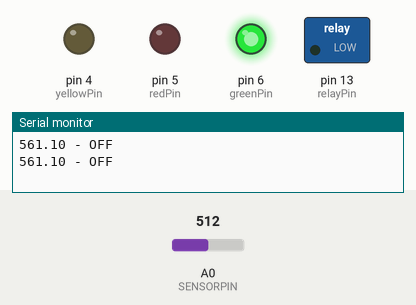
Bench run of a sketch on a simulated Arduino Uno, built with avr-gcc and run on an emulated ATmega328P. Shown: switched loads named in the sketch (green lamp = pin HIGH), output pins drawn as LEDs (lit = HIGH), the last lines printed to the serial monitor. The inputs (shaded band) are chosen by the test bench; at power-on: A0 (SENSORPIN) = 512.

Above: at 1.8 s.
1.9 s: A0 (SENSORPIN) set to 646
3.4 s: A0 (SENSORPIN) set to 671
At 4.5 s:
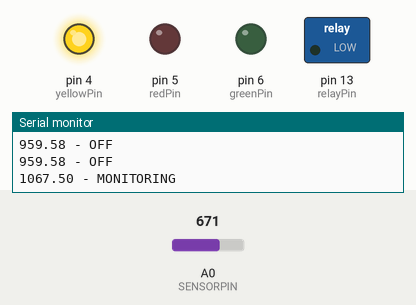
5.5 s: A0 (SENSORPIN) set to 787
7.2 s: A0 (SENSORPIN) set to 816
At 8.8 s:
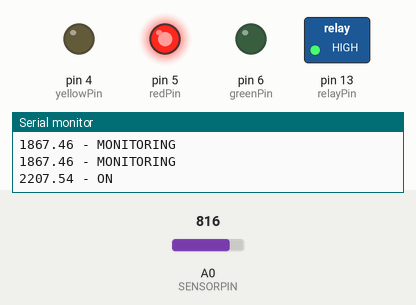
9.5 s: A0 (SENSORPIN) set to 716
At 10.4 s:
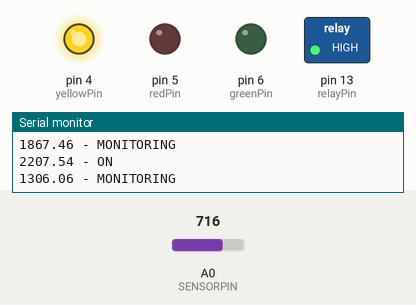
11.5 s: A0 (SENSORPIN) set to 900
At 13.1 s:
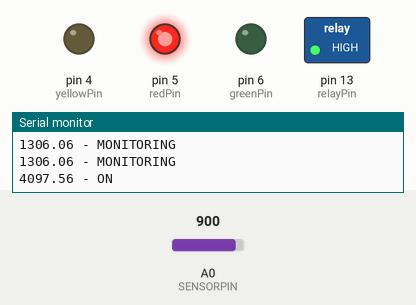
Timing chart, 0 to 14.5 s (numbered marks = the images above; inputs shaded):
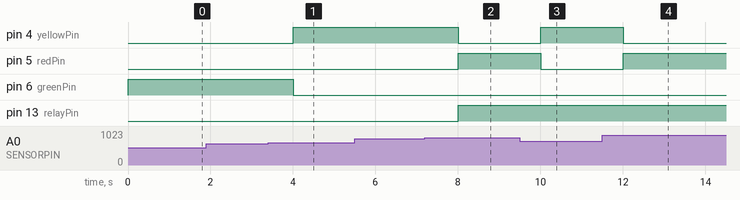

Measured:
- the behaviour switches between 655 and 656 on A0 (SENSORPIN) (found by bisection; images 0 and 1)
- the behaviour switches between 799 and 800 on A0 (SENSORPIN) (found by bisection; images 1 and 2)
- after the input at 3.4 s, pin 4 (yellowPin): LOW → HIGH after 0.60 s; pin 6 (greenPin): HIGH → LOW after 0.60 s
- after the input at 7.2 s, pin 4 (yellowPin): HIGH → LOW after 0.81 s; pin 5 (redPin), pin 13 (relayPin): LOW → HIGH after 0.81 s
- after the input at 9.5 s, pin 4 (yellowPin): LOW → HIGH after 0.51 s; pin 5 (redPin): HIGH → LOW after 0.51 s
- after the input at 11.5 s, pin 4 (yellowPin): HIGH → LOW after 0.51 s; pin 5 (redPin): LOW → HIGH after 0.51 s

The sketch:

CurrentSettings.ino
```cpp
// Water Pump Project

#define SERIESRESISTOR 560
#define SENSORPIN A0
#include <Wire.h>

const int tim = 500; //the value of delay time
const int relayPin = 13; //the "s" of relay module attach to
const int redPin = 5;    // select the pin for the red LED
const int yellowPin = 4;
const int greenPin = 6;    // select the pin for the blueLED
const int buzzerPin = 7;//the buzzer pin attach to
int fre;//set the variable to store the frequence value

void setup(void) {
  Serial.begin(9600);
  pinMode(relayPin, OUTPUT); //initialize relay as an output
  pinMode(redPin, OUTPUT); //set redPin as OUTPUT
  pinMode(yellowPin, OUTPUT);
  pinMode(greenPin, OUTPUT);//set greenPin as OUTPUT
  pinMode(buzzerPin,OUTPUT);//set buzzerPin as OUTPUT
}

void loop(void) {
  float reading;

  reading = analogRead(SENSORPIN);
  // Serial.print("Analog reading ");
  // Serial.println(reading);

  // convert the value to resistance
  reading = (1023 / reading)  - 1;
  reading = SERIESRESISTOR / reading;

  if (reading > 2000) {
    digitalWrite(relayPin, HIGH);   // Turn the relay on (HIGH is the voltage level = 1)
    analogWrite(redPin, 255);
    analogWrite(yellowPin, 0);
    analogWrite(greenPin, 0);
    noTone(7);
    Serial.print(reading);
    Serial.println (" - ON");
    delay(2000);
//    digitalWrite(relayPin, LOW);   // Turn the relay on (HIGH is the voltage level = 1)
//    delay(5000);
  }

  if (reading < 1000) {
    digitalWrite(relayPin, LOW);   // Turn the relay on (HIGH is the voltage level = 1)
    analogWrite(redPin, 0);
    analogWrite(yellowPin, 0);
    analogWrite(greenPin, 255);
    noTone(7);
    Serial.print(reading);
    Serial.println (" - OFF");
    delay(1000);

  }

  if ((reading < 2000) && (reading > 1000)) {
    analogWrite(redPin, 0);
    analogWrite(yellowPin, 255);
    analogWrite(greenPin, 0);
    noTone(7);
    Serial.print(reading);
    Serial.println (" - MONITORING");
    delay(1000);

  }

}
```
